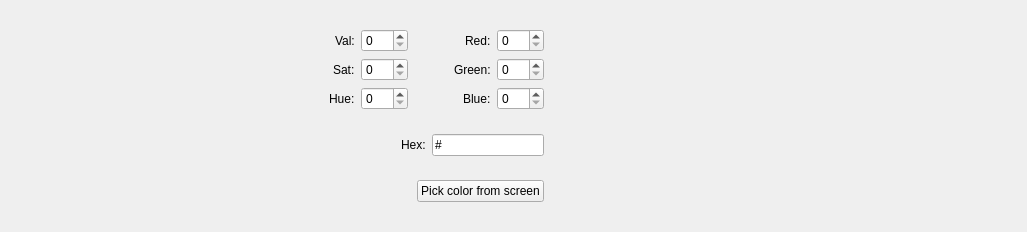
<?xml version="1.0" encoding="UTF-8"?>
<ui version="4.0">
 <class>ColorPicker</class>
 <widget class="QWidget" name="ColorPicker">
  <property name="geometry">
   <rect>
    <x>0</x>
    <y>0</y>
    <width>1027</width>
    <height>232</height>
   </rect>
  </property>
  <property name="windowTitle">
   <string>Form</string>
  </property>
  <layout class="QHBoxLayout" name="horizontalLayout_4">
   <item>
    <layout class="QHBoxLayout" name="horizontalLayout_3">
     <item>
      <layout class="QHBoxLayout" name="horizontalLayout">
       <item>
        <widget class="ColorPickerHelpers::ColorPickArea" name="colorPickArea" native="true">
         <property name="minimumSize">
          <size>
           <width>200</width>
           <height>200</height>
          </size>
         </property>
        </widget>
       </item>
       <item>
        <widget class="ColorPickerHelpers::ColorValueBar" name="valuePickBar" native="true">
         <property name="minimumSize">
          <size>
           <width>30</width>
           <height>0</height>
          </size>
         </property>
        </widget>
       </item>
       <item>
        <widget class="ColorPickerHelpers::ColorShowWidget" name="colorShow" native="true">
         <property name="minimumSize">
          <size>
           <width>30</width>
           <height>40</height>
          </size>
         </property>
        </widget>
       </item>
      </layout>
     </item>
     <item>
      <layout class="QVBoxLayout" name="colorEditLayout">
       <item>
        <layout class="QHBoxLayout" name="horizontalLayout_2">
         <item>
          <layout class="QVBoxLayout" name="hsvLayout">
           <item>
            <layout class="QHBoxLayout" name="valLayout">
             <item>
              <spacer name="horizontalSpacer">
               <property name="orientation">
                <enum>Qt::Horizontal</enum>
               </property>
               <property name="sizeHint" stdset="0">
                <size>
                 <width>40</width>
                 <height>20</height>
                </size>
               </property>
              </spacer>
             </item>
             <item>
              <widget class="QLabel" name="valLabel">
               <property name="text">
                <string>Val:</string>
               </property>
              </widget>
             </item>
             <item>
              <widget class="QSpinBox" name="valSpinBox">
               <property name="maximum">
                <number>255</number>
               </property>
              </widget>
             </item>
            </layout>
           </item>
           <item>
            <layout class="QHBoxLayout" name="satLayout">
             <item>
              <spacer name="horizontalSpacer_2">
               <property name="orientation">
                <enum>Qt::Horizontal</enum>
               </property>
               <property name="sizeHint" stdset="0">
                <size>
                 <width>40</width>
                 <height>20</height>
                </size>
               </property>
              </spacer>
             </item>
             <item>
              <widget class="QLabel" name="satLabel">
               <property name="text">
                <string>Sat:</string>
               </property>
              </widget>
             </item>
             <item>
              <widget class="QSpinBox" name="satSpinBox">
               <property name="maximum">
                <number>255</number>
               </property>
              </widget>
             </item>
            </layout>
           </item>
           <item>
            <layout class="QHBoxLayout" name="hueLayout">
             <item>
              <spacer name="horizontalSpacer_3">
               <property name="orientation">
                <enum>Qt::Horizontal</enum>
               </property>
               <property name="sizeHint" stdset="0">
                <size>
                 <width>40</width>
                 <height>20</height>
                </size>
               </property>
              </spacer>
             </item>
             <item>
              <widget class="QLabel" name="hueLabel">
               <property name="text">
                <string>Hue:</string>
               </property>
              </widget>
             </item>
             <item>
              <widget class="QSpinBox" name="hueSpinBox">
               <property name="maximum">
                <number>359</number>
               </property>
              </widget>
             </item>
            </layout>
           </item>
          </layout>
         </item>
         <item>
          <layout class="QVBoxLayout" name="rgbLayout">
           <item>
            <layout class="QHBoxLayout" name="redLayout">
             <item>
              <spacer name="horizontalSpacer_4">
               <property name="orientation">
                <enum>Qt::Horizontal</enum>
               </property>
               <property name="sizeHint" stdset="0">
                <size>
                 <width>40</width>
                 <height>20</height>
                </size>
               </property>
              </spacer>
             </item>
             <item>
              <widget class="QLabel" name="redLabel">
               <property name="text">
                <string>Red:</string>
               </property>
              </widget>
             </item>
             <item>
              <widget class="QSpinBox" name="redSpinBox">
               <property name="maximum">
                <number>255</number>
               </property>
              </widget>
             </item>
            </layout>
           </item>
           <item>
            <layout class="QHBoxLayout" name="greenLayout">
             <item>
              <spacer name="horizontalSpacer_5">
               <property name="orientation">
                <enum>Qt::Horizontal</enum>
               </property>
               <property name="sizeHint" stdset="0">
                <size>
                 <width>40</width>
                 <height>20</height>
                </size>
               </property>
              </spacer>
             </item>
             <item>
              <widget class="QLabel" name="greenLabel">
               <property name="text">
                <string>Green:</string>
               </property>
              </widget>
             </item>
             <item>
              <widget class="QSpinBox" name="greenSpinBox">
               <property name="maximum">
                <number>255</number>
               </property>
              </widget>
             </item>
            </layout>
           </item>
           <item>
            <layout class="QHBoxLayout" name="blueLayout">
             <item>
              <spacer name="horizontalSpacer_6">
               <property name="orientation">
                <enum>Qt::Horizontal</enum>
               </property>
               <property name="sizeHint" stdset="0">
                <size>
                 <width>40</width>
                 <height>20</height>
                </size>
               </property>
              </spacer>
             </item>
             <item>
              <widget class="QLabel" name="blueLabel">
               <property name="text">
                <string>Blue:</string>
               </property>
              </widget>
             </item>
             <item>
              <widget class="QSpinBox" name="blueSpinBox">
               <property name="maximum">
                <number>255</number>
               </property>
              </widget>
             </item>
            </layout>
           </item>
          </layout>
         </item>
        </layout>
       </item>
       <item>
        <layout class="QHBoxLayout" name="hexLayout">
         <item>
          <spacer name="horizontalSpacer_7">
           <property name="orientation">
            <enum>Qt::Horizontal</enum>
           </property>
           <property name="sizeHint" stdset="0">
            <size>
             <width>40</width>
             <height>20</height>
            </size>
           </property>
          </spacer>
         </item>
         <item>
          <widget class="QLabel" name="hexLabel">
           <property name="text">
            <string>Hex:</string>
           </property>
          </widget>
         </item>
         <item>
          <widget class="QLineEdit" name="hexLineEdit">
           <property name="inputMask">
            <string>\#HHHHHH</string>
           </property>
          </widget>
         </item>
        </layout>
       </item>
       <item>
        <layout class="QHBoxLayout" name="horizontalLayout_5">
         <item>
          <spacer name="horizontalSpacer_9">
           <property name="orientation">
            <enum>Qt::Horizontal</enum>
           </property>
           <property name="sizeHint" stdset="0">
            <size>
             <width>40</width>
             <height>20</height>
            </size>
           </property>
          </spacer>
         </item>
         <item>
          <widget class="QPushButton" name="pickColorFromScreenButton">
           <property name="text">
            <string>Pick color from screen</string>
           </property>
          </widget>
         </item>
        </layout>
       </item>
      </layout>
     </item>
    </layout>
   </item>
   <item>
    <spacer name="horizontalSpacer_8">
     <property name="orientation">
      <enum>Qt::Horizontal</enum>
     </property>
     <property name="sizeHint" stdset="0">
      <size>
       <width>40</width>
       <height>20</height>
      </size>
     </property>
    </spacer>
   </item>
  </layout>
 </widget>
 <customwidgets>
  <customwidget>
   <class>ColorPickerHelpers::ColorPickArea</class>
   <extends>QWidget</extends>
   <header>widgets/ColorPicker.h</header>
   <container>1</container>
  </customwidget>
  <customwidget>
   <class>ColorPickerHelpers::ColorValueBar</class>
   <extends>QWidget</extends>
   <header>widgets/ColorPicker.h</header>
   <container>1</container>
  </customwidget>
  <customwidget>
   <class>ColorPickerHelpers::ColorShowWidget</class>
   <extends>QWidget</extends>
   <header>widgets/ColorPicker.h</header>
   <container>1</container>
  </customwidget>
 </customwidgets>
 <resources/>
 <connections/>
</ui>
